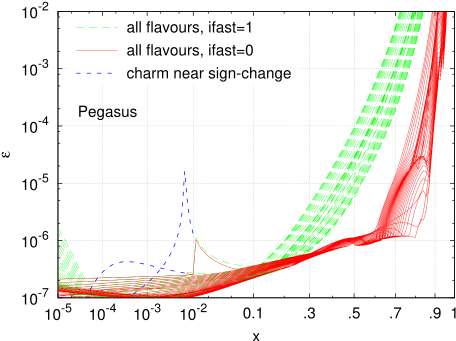

Here is the gnuplot script that generated this plot:
# gnuplot file

reset
load 'xaxis.gp'

set log y
set format y "10^{%T}"
set ylabel '{/Symbol e}'
set yrange [1e-7:1e-2]

set key left Left reverse spacing 1.5 width -3

set grid

set label 1 "Pegasus" at graph 0.05,0.65
#set label 2 "dlnlnQ = 0.05" at graph 0.52,0.66

plot \
 '<./compare2files_v2 res-grid/pegasus-ifast1.res res-grid/reference.res -channel 11 -protect' u (zeta_of_y($1)):3 w l lt 2 t 'all flavours, ifast=1',\
 '<./compare2files_v2 res-grid/pegasus-ifast0.res res-grid/reference.res -channel 11 -protect' u (zeta_of_y($1)):3 w l lt 1 t 'all flavours, ifast=0',\
 '<./compare2files_v2 res-grid/pegasus-ifast0.res res-grid/reference.res -channel 4 -minerr -1 -maxerr -1 -protect' u (zeta_of_y($1)):4 w  l lt 3 lw 2 t 'charm near sign-change'

# `gnupr acc-dy0.2-dlnlnQ0.05.eps cld`
# 
# set yrange [1e-9:1e-4]
# set label 1 "dy = 0.05"
# set label 2 "dlnlnQ = 0.0125"
# plot \
#  '<./compare2files_v2 res-grid/dy0.05-order-6-4grids-dlnlnQ0.0125-du0.4-olnlnQ4.res res-grid/reference.res -channel 11 -protect' u (zeta_of_y($1)):3 w l t 'all flavours',\
#  '<./compare2files_v2 res-grid/dy0.05-order-6-4grids-dlnlnQ0.0125-du0.4-olnlnQ4.res res-grid/reference.res -channel 4 -minerr -1 -maxerr -1 -protect' u (zeta_of_y($1)):4 w  l lt 3 lw 2 t 'charm near sign-change'
# 
# `gnupr acc-dy0.05-dlnlnQ0.0125.eps cld`
